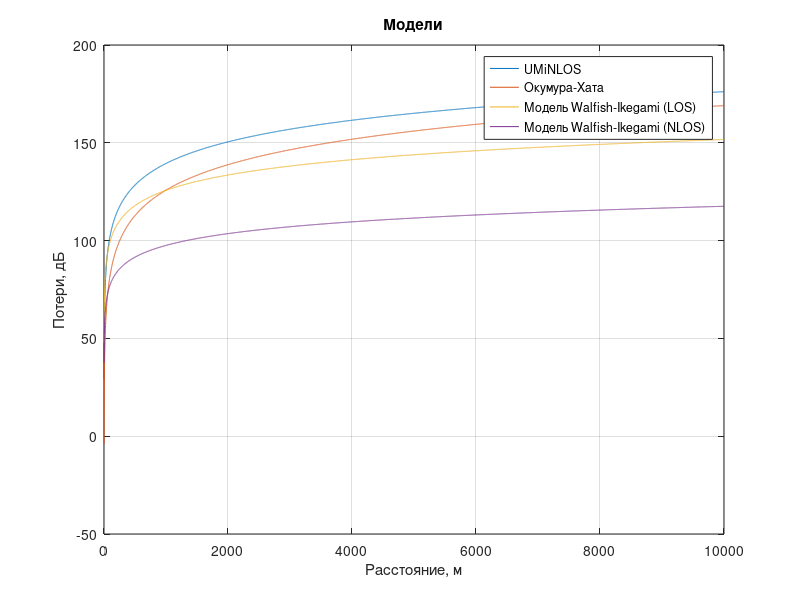
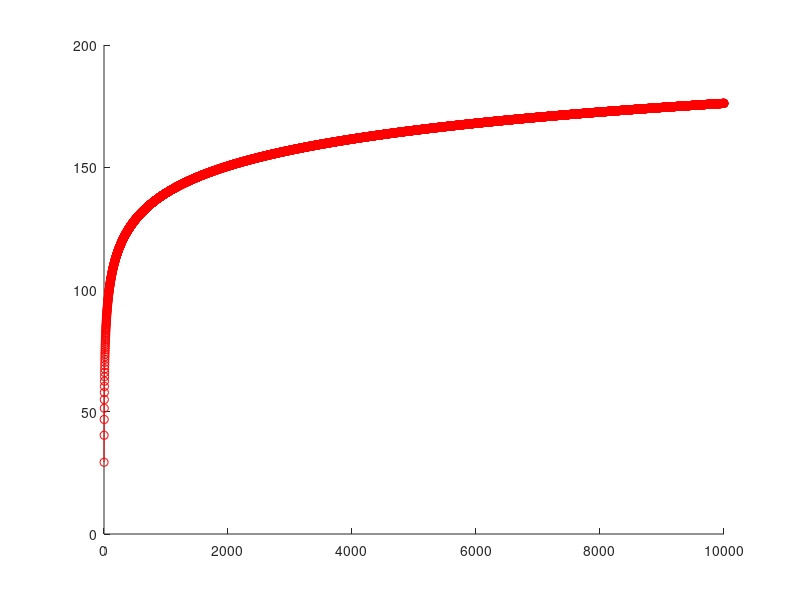

Here is the MATLAB script that generated these plots, in order: (Note: this script raises an error after producing the figures.)
% Параметры передатчиков и шумов
TxPowerBS = 46; % дБм, мощность передатчика BS
TxPowerUE = 24; % дБм, мощность передатчика пользователя UE
AntGainBS = 21; % дБи, коэффициент усиления антенны BS
PenetrationM = 15; % дБ, запас мощности сигнала на проникновение
IM = 1; % дБ, запас мощности на интерференцию
FR = 1.8; % ГГц, диапазон частот
BW_UL = 10; % МГц, полоса частот в UL
BW_DL = 20; % МГц, полоса частот в DL
NoiseFigure_BS = 2.4; % дБ, коэффициент шума приемника BS
NoiseFigure_UE = 10; % дБ, коэффициент шума приемника UE
RequiredSINR_DL = 2; % дБ, требуемое SINR для DL
RequiredSINR_UL = 4; % дБ, требуемое SINR для UL

% 1. Расчет бюджета восходящего канала
FeederLoss = 2.9; % дБ, потери в фидере
MIMOGain = 3; % дБ, выигрыш от MIMO
ThermalNoise_UL = -174 + 10 * log10(BW_UL * 10e6); % Тепловой шум в UL
RxSensBS = NoiseFigure_BS + ThermalNoise_UL + RequiredSINR_UL; % дБм, чувствительность приемника

MAPL_UL = TxPowerUE - FeederLoss + AntGainBS + MIMOGain - IM - PenetrationM - RxSensBS;
fprintf("MAPL_UL: %f\n", MAPL_UL);

% 2. Расчет бюджета нисходящего канала
ThermalNoise_DL = -174 + 10 * log10(BW_DL * 10e6); % Тепловой шум в DL
RxSensUE = NoiseFigure_UE + ThermalNoise_DL + RequiredSINR_DL; % дБм, чувствительность приемника

MAPL_DL = TxPowerBS - FeederLoss + AntGainBS + MIMOGain - IM - PenetrationM - RxSensUE;
fprintf("MAPL_DL: %f\n", MAPL_DL);

% 3. Модели потерь сигнала
d = linspace(0, 10000, 10000); % расстояние
figure;

% Модель UMiNLOS
PL_UMiNLOS = 26 * log10(FR) + 22.7 + 36.7 * log10(d);
plot(d, PL_UMiNLOS, "DisplayName", "UMiNLOS"); hold on;
xlabel('Расстояние, м');
ylabel('Потери, дБ');
title("Модели");
grid on;

% Модель Окумура-Хата
A = 46.3;
B = 33.9;
hBS = 50; % высота антенны BS
hms = 2; % высота антенны пользователя
a = 3.2 * ((log10(11.75 * hms))^2) - 4.97; % коэффициент

%Т.к. у нас плотная застройка
Lclutter = 3;

% s = (47.88 + 13.9 * log10(FR) - 13.9 * log10(hBS)) * (1 / log10(50));
s = 44.9 - 6.55 * log10(FR);
PL_Oku_Hata = A + B * log10(FR * 10e3) - 13.82 * log10(hBS) - a + s * log10(d / 10e3) + Lclutter;
plot(d, PL_Oku_Hata, 'DisplayName', 'Окумура-Хата');
xlabel('Расстояние, м');
ylabel('Потери, дБ');
grid on;

% Модель Walfish-Ikegami
L_LOS = 42.6 + 20 * log10(FR) + 26 * log10(d);
plot(d, L_LOS, "DisplayName","Модель Walfish-Ikegami (LOS)");
xlabel('Расстояние, м');
ylabel('Потери, дБ');
grid on;

% Параметры для NLOS
h_r = 30; % средняя высота зданий
w = 25; % ширина улиц
b = 30; % расстояние между зданиями

L_0 = 32.44 + 20 * log10(d) + 20 * log10(FR);
L_2 = -18.05 - 10 * log10(w) + 10 * log10(FR) + 20 * log10(hms);
L_1 = 54 + 54 - 0.8 * hBS * (d / 0.5) + 18 * log10(d / 10.^3) + (-4 + 0.7 * ((FR / 925) - 1)) * log10(FR) - 9 * log10(b);


if ((L_1 + L_2) <= 0)
    L_NLOS = L_0;
else
    L_NLOS = L_0 + L_1 + L_2;
end
plot(d, L_NLOS, "DisplayName", "Модель Walfish-Ikegami (NLOS)"); hold off;
xlabel('Расстояние, м');
ylabel('Потери, дБ');
legend show;
grid on;

% 4. Сравнение и вывод результатов
R_1 = 260;
figure;
hold on;
plot(d, PL_UMiNLOS, 'ro-', 'DisplayName', 'UMiNLOS(2.4ГГц)');
yline(MAPL_UL, 'b-', 'DisplayName', 'MAPL_UL=66дБ');
yline(MAPL_DL, 'g--', 'DisplayName', 'MAPL_DL=84дБ');
legend('show');
xline(R_1, 'b-', 'LineWidth', 1);
xline(721, 'g-', 'LineWidth', 1);
xlabel('Расстояние, м');
ylabel('Потери, дБ');
title('Потери сигнала в зависимости от расстояния');
grid on;
hold off;

R_2 = 620;
figure;
hold on;
plot(d, PL_Oku_Hata, 'ro-', 'DisplayName', 'Oku-Hata');
yline(MAPL_UL, 'b-', 'DisplayName', 'MAPL_UL=66дБ');
yline(MAPL_DL, 'g--', 'DisplayName', 'MAPL_DL=84дБ');
legend('show');
xline(R_2, 'b-', 'LineWidth', 1);
xline(1560, 'g-', 'LineWidth', 1);
xlabel('Расстояние, м');
ylabel('Потери, дБ');
title('Потери сигнала в зависимости от расстояния');
grid on;
hold off;

% 5. Вычисление площадей
S_1 = 1.95 * R_1.^2;
S_2 = 1.95 * R_2.^2;
fprintf("Площадь 1: %f\nПлощадь 2: %f\n", S_1, S_2);
